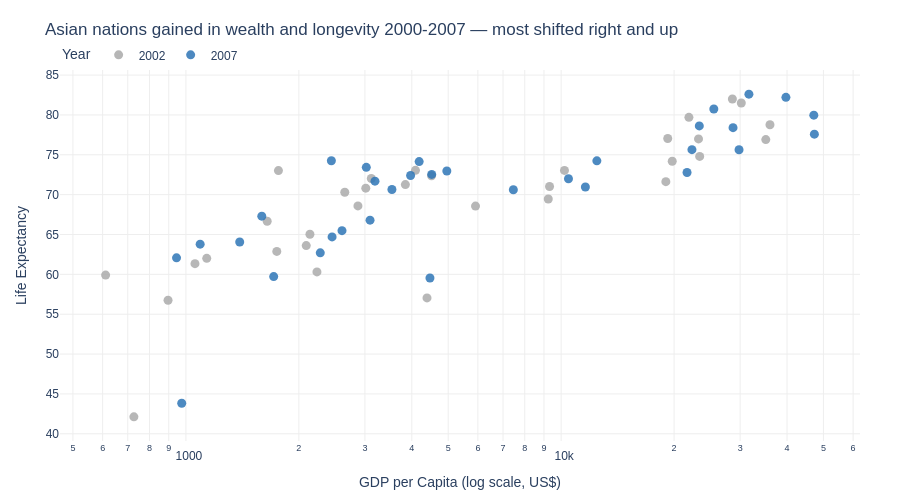

This figure's notebook cell:
### Markdown cell above
## Task 1 — Scatter: life expectancy change over time

**What to build:** A scatter showing **GDP per capita vs life expectancy** for **two years** (2000 and 2007) to show how both moved — use **colour for year** (just 2 colours), **one continent only**.

Choose any continent except Africa (that was the example). Highlight the change direction.

> 💡 Filter: `df.loc[df['continent'] == 'YOUR_CHOICE']` then filter years

### Code cell
# Task 1
asia = df[(df['continent'] == 'Asia') & (df['year'].isin([2002, 2007]))]
asia.loc[:, 'year'] = asia.loc[:, 'year'].astype(str)

# ── Step 1: Plotly Express base chart ─────────────────────────────────────────
fig = px.scatter(
    data_frame=asia,
    x='gdpPercap',
    y='lifeExp',
    color='year',                         
    hover_name='country',
    hover_data={'year': False},
    title='Asian nations gained in wealth and longevity 2000-2007 — most shifted right and up',
    labels={'gdpPercap': 'GDP per Capita (log scale, US$)', 'lifeExp': 'Life Expectancy'},
    color_discrete_map={'2002': '#AAAAAA', '2007': '#2E75B6'},  
    log_x=True,
    height=500
)

# ── Step 2: Graph Objects customisation ───────────────────────────────────────
fig.update_traces(
    marker=dict(size=9, opacity=0.85)
)

fig.update_layout(
    plot_bgcolor='white',
    paper_bgcolor='white',
    font=dict(family='Arial', size=12),
    legend=dict(title='Year', orientation='h', y=1.08),
    margin=dict(l=60, r=40, t=70, b=40),
)

fig.update_xaxes(gridcolor='#EEEEEE')
fig.update_yaxes(gridcolor='#EEEEEE')

fig.show()

### Figure 1 — Plotly figure (JSON) as saved in the notebook; plotly's stock layout.template omitted (floating-point values rounded to 4 significant figures)
{"data": [{"customdata": [["2002"], ["2002"], ["2002"], ["2002"], ["2002"], ["2002"], ["2002"], ["2002"], ["2002"], ["2002"], ["2002"], ["2002"], ["2002"], ["2002"], ["2002"], ["2002"], ["2002"], ["2002"], ["2002"], ["2002"], ["2002"], ["2002"], ["2002"], ["2002"], ["2002"], ["2002"], ["2002"], ["2002"], ["2002"], ["2002"], ["2002"], ["2002"], ["2002"]], "hovertemplate": "<b>%{hovertext}</b><br><br>GDP per Capita (log scale, US$)=%{x}<br>Life Expectancy=%{y}<extra></extra>", "hovertext": ["Afghanistan", "Bahrain", "Bangladesh", "Cambodia", "China", "Hong Kong, China", "India", "Indonesia", "Iran", "Iraq", "Israel", "Japan", "Jordan", "Korea, Dem. Rep.", "Korea, Rep.", "Kuwait", "Lebanon", "Malaysia", "Mongolia", "Myanmar", "Nepal", "Oman", "Pakistan", "Philippines", "Saudi Arabia", "Singapore", "Sri Lanka", "Syria", "Taiwan", "Thailand", "Vietnam", "West Bank and Gaza", "Yemen, Rep."], "legendgroup": "2002", "marker": {"color": "#AAAAAA", "opacity": 0.85, "size": 9, "symbol": "circle"}, "mode": "markers", "name": "2002", "orientation": "v", "showlegend": true, "type": "scatter", "x": [726.7, 23400.0, 1136.0, 896.2, 3119.0, 30210.0, 1747.0, 2874.0, 9241.0, 4391.0, 21910.0, 28600.0, 3845.0, 1647.0, 19230.0, 35110.0, 9314.0, 10210.0, 2141.0, 611.0, 1057.0, 19770.0, 2093.0, 2651.0, 19010.0, 36020.0, 3015.0, 4091.0, 23240.0, 5913.0, 1764.0, 4515.0, 2235.0], "xaxis": "x", "y": [42.13, 74.8, 62.01, 56.75, 72.03, 81.5, 62.88, 68.59, 69.45, 57.05, 79.7, 82.0, 71.26, 66.66, 77.05, 76.9, 71.03, 73.04, 65.03, 59.91, 61.34, 74.19, 63.61, 70.3, 71.63, 78.77, 70.81, 73.05, 76.99, 68.56, 73.02, 72.37, 60.31], "yaxis": "y"}, {"customdata": [["2007"], ["2007"], ["2007"], ["2007"], ["2007"], ["2007"], ["2007"], ["2007"], ["2007"], ["2007"], ["2007"], ["2007"], ["2007"], ["2007"], ["2007"], ["2007"], ["2007"], ["2007"], ["2007"], ["2007"], ["2007"], ["2007"], ["2007"], ["2007"], ["2007"], ["2007"], ["2007"], ["2007"], ["2007"], ["2007"], ["2007"], ["2007"], ["2007"]], "hovertemplate": "<b>%{hovertext}</b><br><br>GDP per Capita (log scale, US$)=%{x}<br>Life Expectancy=%{y}<extra></extra>", "hovertext": ["Afghanistan", "Bahrain", "Bangladesh", "Cambodia", "China", "Hong Kong, China", "India", "Indonesia", "Iran", "Iraq", "Israel", "Japan", "Jordan", "Korea, Dem. Rep.", "Korea, Rep.", "Kuwait", "Lebanon", "Malaysia", "Mongolia", "Myanmar", "Nepal", "Oman", "Pakistan", "Philippines", "Saudi Arabia", "Singapore", "Sri Lanka", "Syria", "Taiwan", "Thailand", "Vietnam", "West Bank and Gaza", "Yemen, Rep."], "legendgroup": "2007", "marker": {"color": "#2E75B6", "opacity": 0.85, "size": 9, "symbol": "circle"}, "mode": "markers", "name": "2007", "orientation": "v", "showlegend": true, "type": "scatter", "x": [974.6, 29800.0, 1391.0, 1714.0, 4959.0, 39720.0, 2452.0, 3541.0, 11610.0, 4471.0, 25520.0, 31660.0, 4519.0, 1593.0, 23350.0, 47310.0, 10460.0, 12450.0, 3096.0, 944.0, 1091.0, 22320.0, 2606.0, 3190.0, 21650.0, 47140.0, 3970.0, 4185.0, 28720.0, 7458.0, 2442.0, 3025.0, 2281.0], "xaxis": "x", "y": [43.83, 75.64, 64.06, 59.72, 72.96, 82.21, 64.7, 70.65, 70.96, 59.55, 80.75, 82.6, 72.53, 67.3, 78.62, 77.59, 71.99, 74.24, 66.8, 62.07, 63.78, 75.64, 65.48, 71.69, 72.78, 79.97, 72.4, 74.14, 78.4, 70.62, 74.25, 73.42, 62.7], "yaxis": "y"}], "layout": {"font": {"family": "Arial", "size": 12}, "height": 500, "legend": {"orientation": "h", "title": {"text": "Year"}, "tracegroupgap": 0, "y": 1.08}, "margin": {"b": 40, "l": 60, "r": 40, "t": 70}, "paper_bgcolor": "white", "plot_bgcolor": "white", "title": {"text": "Asian nations gained in wealth and longevity 2000-2007 — most shifted right and up"}, "xaxis": {"anchor": "y", "domain": [0, 1], "gridcolor": "#EEEEEE", "title": {"text": "GDP per Capita (log scale, US$)"}, "type": "log"}, "yaxis": {"anchor": "x", "domain": [0, 1], "gridcolor": "#EEEEEE", "title": {"text": "Life Expectancy"}}}}
